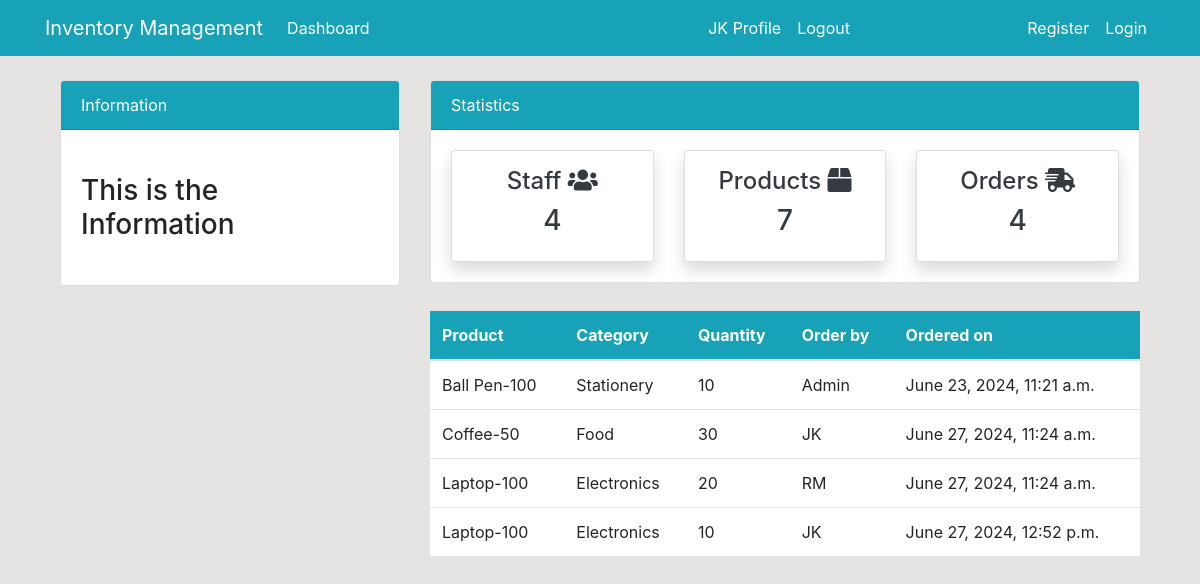
Page /order/ (signed in) on the committed database.
### dashboard/models.py (models this page shows, shortened)
class Order(models.Model):
    product = models.ForeignKey(Product, on_delete=models.CASCADE, null= True)
    staff = models.ForeignKey(User, models.CASCADE, null=True)
    order_quantity = models.PositiveIntegerField(null=True)
    date = models.DateTimeField(auto_now_add=True)
    class Meta:
        verbose_name_plural = 'Order'

class Product(models.Model):
    name = models.CharField(max_length=100, null=True)
    category = models.CharField(max_length=20, choices=CATEGORY, null=True)
    quantity = models.PositiveIntegerField(null=True)
    def __str__(self):
        return f'{self.name}-{self.quantity}'   #to make it look customed in django admin

### dashboard/views.py (the view)
# urls.py: path('order/', views.order, name='dashboard-order'),
@login_required
def order(request):
    orders = Order.objects.all()
    orders_count = orders.count()
    workers_count = User.objects.all().count()
    products_count = Product.objects.all().count()
    context = {
        'orders': orders,
        'workers_count': workers_count,
        'orders_count': orders_count,
        'products_count': products_count,
    }
    return render(request,'dashboard/order.html', context)

### templates/dashboard/order.html (shortened to what this page needs)
{% extends "partials/base.html" %}
{% block content %}
{% include 'partials/topnav.html' %}
    <div class="container">
        <div class="row my-4">
            <div class="col-md-4">
            </div>
            <div class="col-md-8">
                <table class="table bg-white">
                    <thead class="bg-info">
                        <tr class="text-white">
                            <th scope="col">Product</th>
                            <th scope="col">Category</th>
                            <th scope="col">Quantity</th>
                            <th scope="col">Order by</th>
                            <th scope="col">Ordered on</th>
                        </tr>
                    </thead>
                    <tbody>
                        {% for order in orders %}
                        <tr>
                            <td>{{ order.product }}</td>
                            <td>{{ order.product.category }}</td>
                            <td>{{ order.order_quantity }}</td>
                            <td>
                                {{ order.staff }}
                            </td>
                            <td>
                                {{ order.date }}
                            </td>
                        </tr>
                       {% endfor %}
                    </tbody>
                </table>
            </div>
        </div>
    </div>
{% endblock %}

### templates/partials/nav.html (shortened to what this page needs)
<nav class="navbar navbar-expand-lg navbar-info bg-info">
    <div class="container">
        <a class="navbar-brand text-white" href="index.html">Inventory Management</a>
        <div class="collapse navbar-collapse" id="navbarSupportedContent">
            <ul class="navbar-nav mr-auto">
                <li class="nav-item active">
                    <a class="nav-link text-white" href="{% url 'dashboard-index' %}">Dashboard </a>
                </li>
            </ul>
            <ul class="navbar-nav ml-auto">
                <li class="nav-item active">
                    <a class="nav-link text-white" href="{% url 'user-profile' %}">{{user.username}} Profile </a>
                </li>
                <li class="nav-item">
                    <a class="nav-link text-white" href="{% url 'user-logout' %}">Logout</a>
                </li>
            </ul>
            <ul class="navbar-nav ml-auto">
                <li class="nav-item active">
                    <a class="nav-link text-white" href="{% url 'user-register' %}">Register </a>
                </li>
                <li class="nav-item">
                    <a class="nav-link text-white" href="{% url 'user-login' %}">Login</a>
                </li>
            </ul>
        </div>
    </div>
</nav>

### asert/style.css (style rules this page uses)
body { background: rgb(230, 227, 227); }

### rows in the picture
Order: product "Ball Pen-100", product.category "Stationery", order_quantity "10", staff "Admin", date "June 23, 2024, 11:21 a.m."
Order: product "Coffee-50", product.category "Food", order_quantity "30", staff "JK", date "June 27, 2024, 11:24 a.m."
Order: product "Laptop-100", product.category "Electronics", order_quantity "20", staff "RM", date "June 27, 2024, 11:24 a.m."
Order: product "Laptop-100", product.category "Electronics", order_quantity "10", staff "JK", date "June 27, 2024, 12:52 p.m."

### other values in the picture
{{ user.username }} "JK"
{{ workers_count }} "4"
{{ products_count }} "7"
{{ orders_count }} "4"
